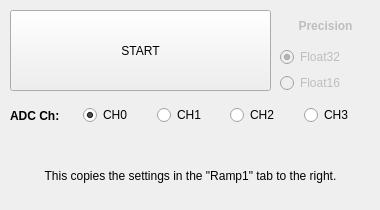
     <widget class="QWidget" name="tab_8">
      <attribute name="title">
       <string>RR1</string>
      </attribute>
      <widget class="QLabel" name="label_33">
       <property name="geometry">
        <rect>
         <x>10</x>
         <y>150</y>
         <width>361</width>
         <height>51</height>
        </rect>
       </property>
       <property name="text">
        <string>This copies the settings in the &quot;Ramp1&quot; tab to the right.</string>
       </property>
       <property name="alignment">
        <set>Qt::AlignCenter</set>
       </property>
       <property name="wordWrap">
        <bool>true</bool>
       </property>
      </widget>
      <widget class="QPushButton" name="buttrr1_start">
       <property name="geometry">
        <rect>
         <x>10</x>
         <y>10</y>
         <width>261</width>
         <height>81</height>
        </rect>
       </property>
       <property name="text">
        <string>START</string>
       </property>
      </widget>
      <widget class="QWidget" name="horizontalLayoutWidget_4">
       <property name="geometry">
        <rect>
         <x>10</x>
         <y>100</y>
         <width>361</width>
         <height>31</height>
        </rect>
       </property>
       <layout class="QHBoxLayout" name="horizontalLayout_4">
        <item>
         <widget class="QLabel" name="label_34">
          <property name="font">
           <font>
            <weight>75</weight>
            <bold>true</bold>
           </font>
          </property>
          <property name="text">
           <string>ADC Ch:</string>
          </property>
         </widget>
        </item>
        <item>
         <widget class="QRadioButton" name="rbrr1_ch0">
          <property name="text">
           <string>CH0</string>
          </property>
          <property name="checked">
           <bool>true</bool>
          </property>
         </widget>
        </item>
        <item>
         <widget class="QRadioButton" name="rbrr1_ch1">
          <property name="text">
           <string>CH1</string>
          </property>
         </widget>
        </item>
        <item>
         <widget class="QRadioButton" name="rbrr1_ch2">
          <property name="text">
           <string>CH2</string>
          </property>
         </widget>
        </item>
        <item>
         <widget class="QRadioButton" name="rbrr1_ch3">
          <property name="text">
           <string>CH3</string>
          </property>
         </widget>
        </item>
       </layout>
      </widget>
      <widget class="QWidget" name="verticalLayoutWidget_2">
       <property name="geometry">
        <rect>
         <x>280</x>
         <y>10</y>
         <width>91</width>
         <height>83</height>
        </rect>
       </property>
       <layout class="QVBoxLayout" name="verticalLayout_2">
        <item>
         <widget class="QLabel" name="label_30">
          <property name="enabled">
           <bool>false</bool>
          </property>
          <property name="font">
           <font>
            <weight>75</weight>
            <bold>true</bold>
           </font>
          </property>
          <property name="text">
           <string>Precision</string>
          </property>
          <property name="alignment">
           <set>Qt::AlignCenter</set>
          </property>
         </widget>
        </item>
        <item>
         <widget class="QRadioButton" name="radioButton_11">
          <property name="enabled">
           <bool>false</bool>
          </property>
          <property name="text">
           <string>Float32</string>
          </property>
          <property name="checked">
           <bool>true</bool>
          </property>
         </widget>
        </item>
        <item>
         <widget class="QRadioButton" name="radioButton_12">
          <property name="enabled">
           <bool>false</bool>
          </property>
          <property name="text">
           <string>Float16</string>
          </property>
         </widget>
        </item>
       </layout>
      </widget>
     </widget>
